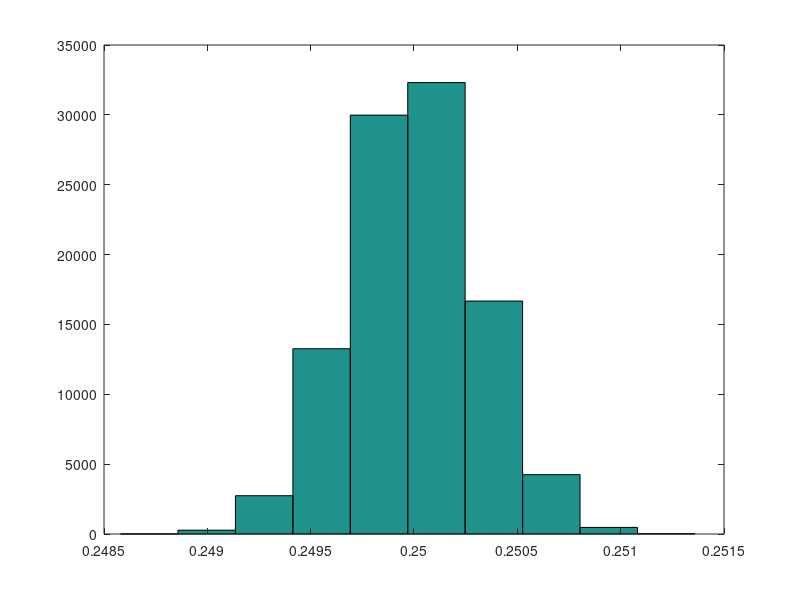
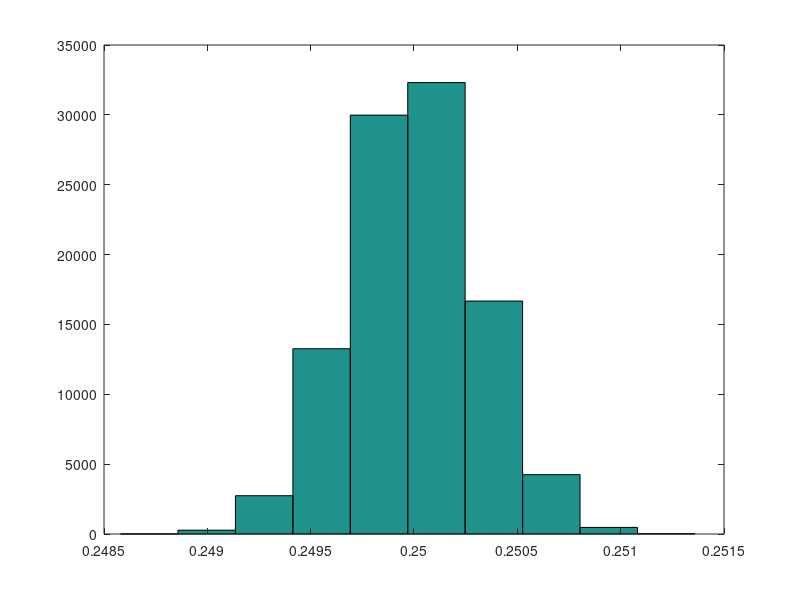
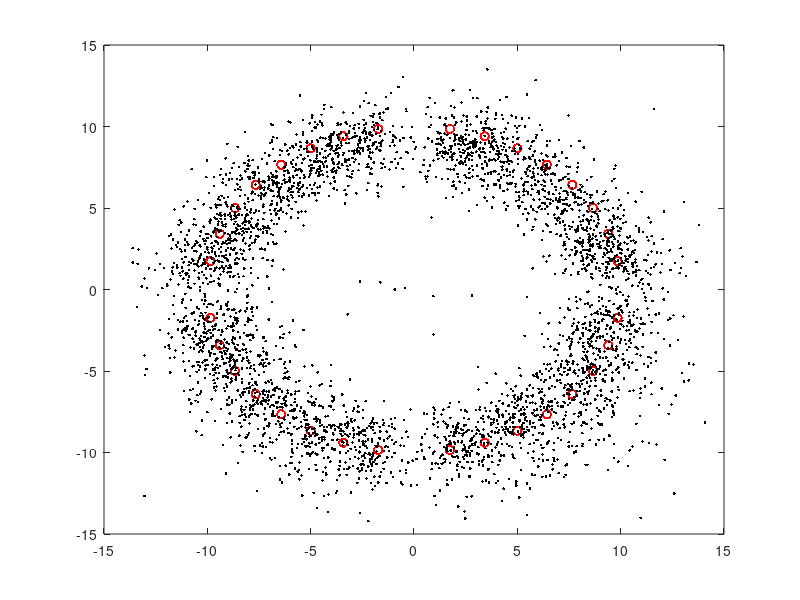
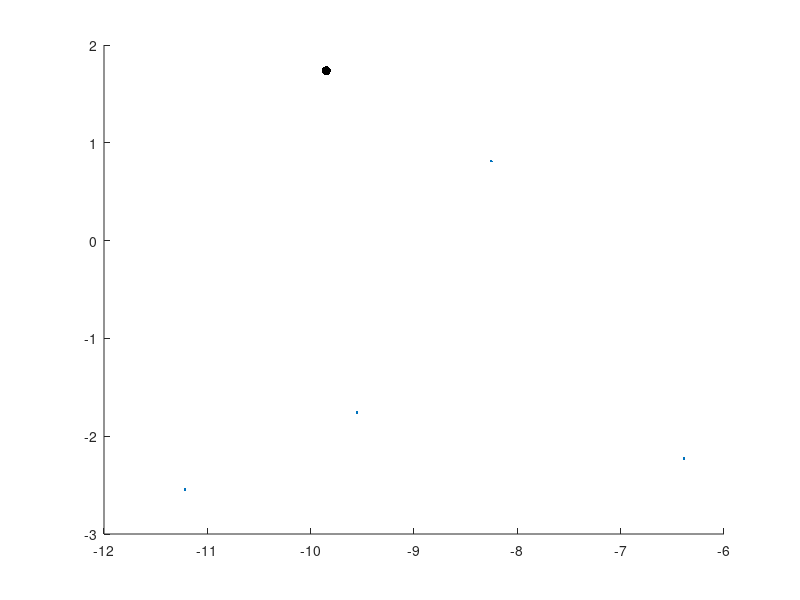

MATLAB code for these plots, in order: (Note: this script raises an error after producing the figures.)
%% understanding Jbar, tau, and sigma

sigma = 5;
Jbar = 16;
tau = .0001;

nSamps = 1e5;
samps = sqrt(1./gamrnd(Jbar/tau,tau,1,nSamps));

hist(1./samps.^2)
hist(samps)

figure; hist(samps)
mean(samps)

%% ==========================================================
%             STUFF WITH ACTUAL DATA!
% ===========================================================
% 08.25.2016

% load in data file
load('group_data.mat')

% rename useful columns of group_data.mat
data_subj = group_data(:,1);
data_priority = group_data(:,2);
data_discsize = group_data(:,4);
response_x = group_data(:,6);
response_y = group_data(:,7);
target_x = 10*cosd(group_data(:,13)); % x location
target_y = 10*sind(group_data(:,13)); % y location

% 
idx = find(isnan(response_x) | isnan(response_y) | isnan(target_x) | isnan(target_y)  ); % delete nans 
response_x(idx) = [];
response_y(idx) = [];
target_x(idx) = [];
target_y(idx) = [];
data_priority(idx) = [];
data_subj(idx) = [];
data_discsize(idx) = [];

% errors
error_x = response_x - target_x;
error_y = response_y - target_y;
error_euclid = sqrt(error_x.^2 + error_y.^2);

idx = error_euclid > 13;
idx = idx | (data_discsize > 13); % delete stuff with disc size > 13
error_x(idx) = [];
error_y(idx) = [];
error_euclid(idx) = [];
response_x(idx) = [];
response_y(idx) = [];
target_x(idx) = [];
target_y(idx) = [];
data_priority(idx) = [];
data_subj(idx) = [];
data_discsize(idx) = [];

% % project everything onto first quadrant
% sign_x = sign(target_x);
% sign_y = sign(target_y);
% response_x = response_x.*sign_x;
% response_y = response_y.*sign_y;
% target_x = target_x.*sign_x;
% target_y = target_y.*sign_y;

% priority and subject numbers
priorityVec = unique(data_priority); % priority condition
colorVec = {'k','b','r'};
nPriorities = length(priorityVec);
titleVec = {'low','med','high'};
subjVec = unique(data_subj);
nSubj = length(subjVec);

% changing to polar coordinates
[target_theta, target_rho] = cart2pol(target_x,target_y);
[response_theta, response_rho] = cart2pol(response_x,response_y);

% errors
error_rho = response_rho - target_rho;
error_theta = response_theta - target_theta;



%% plot raw data (targets and responses)
figure;
plot(target_x,target_y,'ro')
hold on; 
plot(response_x,response_y,'k.')

%% plotting mean and covariance plot of each of 8 target locations
% best if you project onto one quadrant (see section above)

for isubj = 1:nSubj
    subjnum = subjVec(isubj);
    
    for ipriority = 1:nPriorities;
        priority = priorityVec(ipriority);
        
        figure;
        targets_x = unique(target_x);
        for itarget = 1:length(targets_x);
            currtarget_y = target_y(find(target_x == targets_x(itarget),1,'first')); % value of corresponding y_cordingate
            idxx = target_x == targets_x(itarget); % trials which have the correct target
            idxxx = idxx & (data_priority == priority) & (data_subj == subjnum); % correct target, priority condition, and subject number
            
            hold on;
            plot(targets_x(itarget),currtarget_y,'k.','MarkerSize',20)
            plot(response_x(idxxx),response_y(idxxx),'.')
            
            % get and plot cov circle for each target
            responses = [response_x(idxxx) response_y(idxxx)];
            covMat = cov(responses);
            circle = bsxfun(@plus,mean(responses),[cos(linspace(0,2*pi,50))' sin(linspace(0,2*pi,50))']*covMat);
            plot(circle(:,1),circle(:,2),'Color',aspencolors('coral')); % plot covariance circle
            
        end
        defaultplot;
        title(['subj' num2str(subjnum) ' ' titleVec{ipriority} ' priority'])
        axis equal
%         savefig(gcf,['subj' num2str(subjnum) '_' titleVec{ipriority} ])
%         savefig(gcf,['subj' num2str(subjnum) '_' titleVec{ipriority} '.png' ])
    end
end

%% plot of distribution of error and disc size with priority
nBins = 25;

% z-score subject data
standardized_discsize = nan(size(data_discsize));
standardized_error = nan(size(error_euclid));
for isubj = 1:nSubj
    subjnum = subjVec(isubj);
    
    idx = data_subj == subjnum;
    
    discsize = data_discsize(idx);
    euclideanerror = error_euclid(idx);
    
    % standardize them
    discsize = (discsize - mean(discsize))./std(discsize);
    euclideanerror = (euclideanerror - mean(euclideanerror))./std(euclideanerror);
    
    % put them back
    standardized_error(idx) = euclideanerror;
    standardized_discsize(idx) = discsize;    
end

colorVec = {'k','b','r'};
figure; hold on;
centers = linspace(-4,12,nBins);
for ipriority = 1:nPriorities;
    priority = priorityVec(ipriority);
    
    idx = data_priority == priority; 
        [counts,centers] = hist(standardized_error(idx),centers);
%     [counts,centers] = hist(standardized_discsize(idx),centers);
    counts = counts./sum(counts);
    
    plot(centers,counts,colorVec{ipriority})
    
end
defaultplot

%% scatterplot discsize error across subjects (standardized)


figure; 
for ipriority = 1:nPriorities % for each priority
    priority = priorityVec(ipriority);
    idx = data_priority == priority; % indices of trials for current subject
   
    curr_discsize = standardized_discsize(idx);
    curr_error = standardized_error(idx);
    
    %     % not standardized
    %     curr_discsize = data_discsize(idx);
    %     curr_error = error_euclid(idx);
    
    plot(curr_discsize,curr_error,'o','Color',colorVec{ipriority})
    hold on;
end

defaultplot
xlabel('circle size')
ylabel('saccade error')
hold off;


%% main effects of error and disc size from priority

discsizeMat = nan(nSubj,nPriorities); discsizevarMat = discsizeMat;
euclideanerrorMat = discsizeMat;
rhoerrorMat = discsizeMat; thetaerrorMat = discsizeMat;
for isubj = 1:nSubj;
    subjnum = subjVec(isubj);
    
    for ipriority = 1:nPriorities;
        priority = priorityVec(ipriority);
        
        idx = (data_subj == subjnum) & (data_priority == priority); % indices of trials for current subject
        
        % euclidean error
        euclideanerrorMat(isubj,ipriority) = mean(error_euclid(idx));
        euclideanvarMat(isubj,ipriority) = var(error_euclid(idx));
        
        % mean other errors
        rhoerrorMat(isubj,ipriority) = mean(error_rho(idx));
        thetaerrorMat(isubj,ipriority) = mean(error_theta(idx));
        
        % mean disc size
        discsizeMat(isubj,ipriority) = mean(data_discsize(idx));
        discsizevarMat(isubj,ipriority) = var(data_discsize(idx));
    end
    
end

% mean euclidean error main effect
figure;
meaneucliderror = mean(euclideanerrorMat);
semeucliderror = std(euclideanerrorMat)/sqrt(nSubj);
errorbar(meaneucliderror,semeucliderror,'k','LineStyle','none')
set(gca,'XTick',[1 2 3],'XTickLabel',[0.1 0.3 0.6])
xlabel('priority'); title('mean euclidean error'); defaultplot;

% var euclidean error main effect
figure;
meanvareucliderror = mean(euclideanvarMat);
semvareucliderror = std(euclideanvarMat)/sqrt(nSubj);
errorbar(meanvareucliderror,semvareucliderror,'k','LineStyle','none')
set(gca,'XTick',[1 2 3],'XTickLabel',[0.1 0.3 0.6])
xlabel('priority'); title('euclidean error variance'); defaultplot;

% % mean disc size
% figure;
% meandiscsize = mean(discsizeMat);
% semdiscsize = std(discsizeMat)/sqrt(nSubj);
% errorbar(meandiscsize,semdiscsize,'k','LineStyle','none')
% set(gca,'XTick',[1 2 3],'XTickLabel',[0.1 0.3 0.6])
% xlabel('priority'); title('discsize'); defaultplot;

%% plotting bias as a function of priority across or within each subject

aveplot = 1;
indvlplot = 0;

biasVec_theta = nan(nSubj,nPriorities);
varVec_theta = nan(nSubj,nPriorities);
biasVec_rho = nan(nSubj,nPriorities);
varVec_rho = nan(nSubj,nPriorities);
for isubj = 1:nSubj % for each subject
    subjnum = subjVec(isubj);
    
    for ipriority = 1:nPriorities % for each priority
        priority = priorityVec(ipriority);
        idx = (data_subj == subjnum) & (data_priority == priority); % indices of trials for current subject
        
        % calculating bias and variance of rho and theta
        biasVec_rho(isubj,ipriority) = mean(error_rho(idx));
        varVec_rho(isubj,ipriority) = var(error_rho(idx));
        biasVec_theta(isubj,ipriority) = mean(error_theta(idx));
        varVec_theta(isubj,ipriority) = var(error_theta(idx));
    end
    
    if (indvlplot)
        figure;
        subplot(2,2,1); 
        plot(biasVec_rho(isubj,:),'ko')
        title('bias rho')
        defaultplot;
        
        subplot(2,2,2); 
        plot(biasVec_theta(isubj,:),'ko')
        title('bias theta')
        defaultplot;
        
        subplot(2,2,3); 
        plot(varVec_rho(isubj,:),'ko')
        title('variance rho')
        defaultplot;
        
        subplot(2,2,4); 
        plot(varVec_theta(isubj,:),'ko')
        title('variance theta')
        defaultplot;
        
        pause;
    end
end

if (aveplot)
    figure;
    subplot(2,2,1);
    mean_bias_rho = mean(biasVec_rho);
    sem_bias_rho = std(biasVec_rho)/sqrt(size(biasVec_rho,1));
    errorbar(mean_bias_rho,sem_bias_rho,'k')
    set(gca,'XTick',[1 2 3],'XTickLabel',[0.1 0.3 0.6])
    xlabel('priority'); title('bias rho'); defaultplot;
    
    subplot(2,2,2);
    mean_bias_theta = mean(biasVec_theta);
    sem_bias_theta = std(biasVec_theta)/sqrt(size(biasVec_theta,1));
    errorbar(mean_bias_theta,sem_bias_theta,'k')
    set(gca,'XTick',[1 2 3],'XTickLabel',[0.1 0.3 0.6])
    xlabel('priority'); title('bias theta'); defaultplot;
    
    subplot(2,2,3);
    mean_var_rho = mean(varVec_rho);
    sem_var_rho = std(varVec_rho)/sqrt(size(varVec_rho,1));
    errorbar(mean_var_rho,sem_var_rho,'k')
    set(gca,'XTick',[1 2 3],'XTickLabel',[0.1 0.3 0.6])
    xlabel('priority'); title('variance rho'); defaultplot;
    
    subplot(2,2,4);
    mean_var_theta = mean(varVec_theta);
    sem_var_theta = std(varVec_theta)/sqrt(size(varVec_theta,1));
    errorbar(mean_var_theta,sem_var_theta,'k')
    set(gca,'XTick',[1 2 3],'XTickLabel',[0.1 0.3 0.6])
    xlabel('priority'); title('variance theta'); defaultplot;
end

%% scatterplot of disc size vs error (euclidean or circular tangential)

for isubj = 1:nSubj % for each subject
    subjnum = subjVec(isubj);
    
    figure; hold on;
    for ipriority = 1:nPriorities % for each priority
        priority = priorityVec(ipriority);
        idx = (data_subj == subjnum) & (data_priority == priority); % indices of trials for current subject
        
        curr_discsize = data_discsize(idx);
        curr_error = error_euclid(idx);
        
        plot(curr_discsize,curr_error,'o','Color',colorVec{ipriority})
        hold on;
    end
    
    defaultplot
    xlabel('circle size')
    ylabel('saccade error')
    hold off;
end

%% plot of variances for different priorities (with cov matrix)

% project everything onto first quadrant (may or may not have already done
% this)
sign_x = sign(target_x);
sign_y = sign(target_y);
response_x = response_x.*sign_x;
response_y = response_y.*sign_y;
target_x = target_x.*sign_x;
target_y = target_y.*sign_y;

% changing to polar coordinates
[target_theta, target_rho] = cart2pol(target_x,target_y);
[response_theta, response_rho] = cart2pol(response_x,response_y);

% collapse them all onto the same spot
error_x = response_x - target_x;
error_y = response_y - target_y;

colorVec = {'r','b','k'};
figure; 
for ipriority = 1:nPriorities
    priority = priorityVec(ipriority);
    idx = (data_priority == priority); % indices of trials for current priority
    
    % plot target and responses
    subplot(2,2,ipriority); hold on
    plot(error_x(idx),error_y(idx),'.','Color',[0.7 0.7 0.7]) % errors
    plot(0,0,'k.','MarkerSize',14) % target
    title(num2str(priority))
    defaultplot
    
    % plot covariance matrix
    covMat = cov([error_x(idx) error_y(idx)]);
    circle = bsxfun(@plus,mean([error_x(idx) error_y(idx)]),[cos(linspace(0,2*pi,50))' sin(linspace(0,2*pi,50))']*covMat);
    plot(circle(:,1),circle(:,2),colorVec{ipriority}); % plot covariance circle
    
    % plot just covariance matrices on top of one another
    subplot(2,2,4); hold on
    plot(circle(:,1),circle(:,2),colorVec{ipriority}); % plot covariance circle
    axis([-10 10 -20 20])
    defaultplot
end

%% calculate correlation coefficient between euclidean error and discsize

standardized_discsize = nan(size(data_discsize));
standardized_error = nan(size(error_euclid));
for isubj = 1:nSubj
    subjnum = subjVec(isubj);
    
    idx = data_subj == subjnum;
    
    discsize = data_discsize(idx);
    euclideanerror = error_euclid(idx);
    
    % standardize them
    discsize = (discsize - mean(discsize))./std(discsize);
    euclideanerror = (euclideanerror - mean(euclideanerror))./std(euclideanerror);
    
    % put them back
    standardized_error(idx) = euclideanerror;
    standardized_discsize(idx) = discsize;    
end

% overall coreelation
[r,p] = corrcoef(standardized_error,standardized_discsize)

rVec = nan(1,nPriorities); pVec = rVec;
for ipriority = 1:nPriorities;
    priority = priorityVec(ipriority);
    idx = data_priority == priority;
    
    [r,p] = corrcoef(standardized_error(idx),standardized_discsize(idx));
    rVec(ipriority) = r(2);
    pVec(ipriority) = p(2);
end


%% plotting quantile bins of error with discsize

nQuantiles = 5;
meandiscsizeVec = nan(nSubj,nPriorities,nQuantiles);
meaneuclideanerrorVec = meandiscsizeVec; 
meanangularerrorVec = meandiscsizeVec;

for isubj = 1:nSubj
    subjnum = subjVec(isubj);
    
    idx = (data_subj == subjnum);
    
    % get the relevant informtion for current subject and priority
    Discsize = data_discsize(idx);
    Euclideanerror = error_euclid(idx);
    Angularerror = error_theta(idx);
    PriorityVec = data_priority(idx);
    
    % standardizing discsize data
    Discsize = (Discsize - mean(Discsize))./std(Discsize);
    Euclideanerror = (Euclideanerror - mean(Euclideanerror))./std(Euclideanerror);
    
    for ipriority = 1:nPriorities
        priority = priorityVec(ipriority);
        
        idxx = (PriorityVec == priority); % correct subject number and priority
        
        % get the relevant informtion for current subject and priority
        discsize = Discsize(idxx);
        euclideanerror = Euclideanerror(idxx);
        angularerror = Angularerror(idxx);
        
        % sort by increasing discsize
        [discsize, I] = sort(discsize);
        euclideanerror = euclideanerror(I);
        angularerror = angularerror(I);
        
        % chop up into quantiles
        ndatapoints = length(discsize);
        idx_quantile = [0 round([1:nQuantiles].*(ndatapoints/nQuantiles))];

        for iquantile = 1:nQuantiles
            meandiscsizeVec(isubj,ipriority,iquantile) = mean(discsize(idx_quantile(iquantile)+1:idx_quantile(iquantile+1)));
            meaneuclideanerrorVec(isubj,ipriority,iquantile) = mean(euclideanerror(idx_quantile(iquantile)+1:idx_quantile(iquantile+1)));
            meanangularerrorVec(isubj,ipriority,iquantile) = mean(angularerror(idx_quantile(iquantile)+1:idx_quantile(iquantile+1)));
        end
        
    end
end

% means and SEMs across subjects
mean_discsize = squeeze(mean(meandiscsizeVec));
mean_euclideanerror = squeeze(mean(meaneuclideanerrorVec));
mean_angularerror = squeeze(mean(meanangularerrorVec));
sem_discsize = squeeze(std(meandiscsizeVec))/sqrt(nSubj);
sem_euclideanerror = squeeze(std(meaneuclideanerrorVec))/sqrt(nSubj);
sem_angularerror = squeeze(std(meanangularerrorVec))/sqrt(nSubj);

% plot euclidean error
colorVec = {'k','b','r'};
figure; hold on;
for ipriority = 1:nPriorities;
    errorbar(mean_discsize(ipriority,:),mean_euclideanerror(ipriority,:),sem_euclideanerror(ipriority,:),colorVec{ipriority});
end
defaultplot;
ylabel('euclidean error')
xlabel('disc size quantile')


% % plot
% figure; hold on;
% for ipriority = 1:nPriorities;
%     errorbar(mean_angularerror(ipriority,:),sem_angularerror(ipriority,:),colorVec{ipriority});
% end
% defaultplot;
% ylabel('angular error')
% xlabel('disc size quantile')
